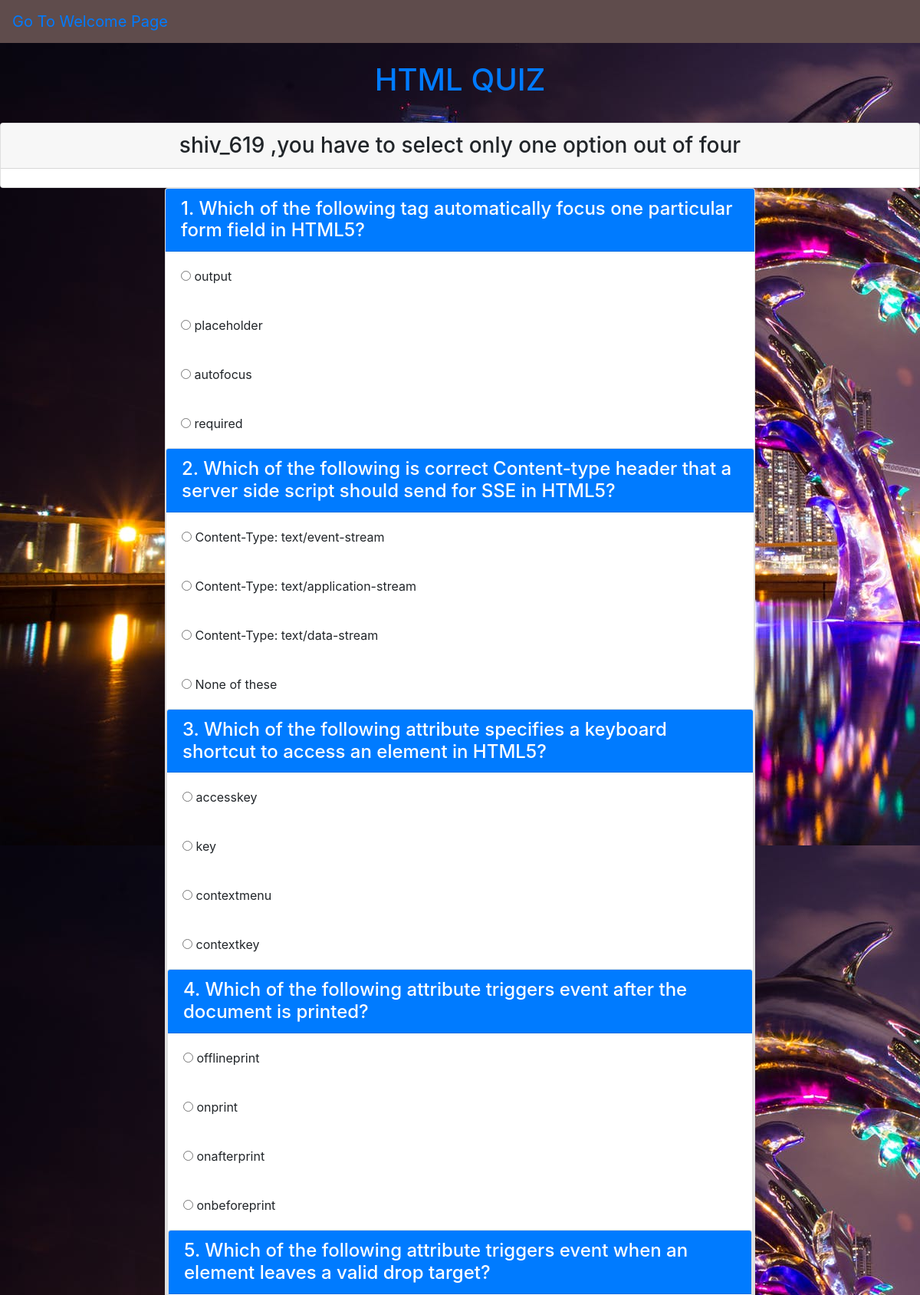
The page /html.php (signed in, upper part) on the database its author committed.
### tables this page shows
CREATE TABLE `user` (
  `username` varchar(20) NOT NULL,
  `user_email` varchar(50) NOT NULL,
  `name` varchar(50) DEFAULT NULL,
  `user_pwd` varchar(20) DEFAULT NULL
);

CREATE TABLE `question` (
  `sub_id` varchar(10) DEFAULT NULL,
  `q_id` varchar(10) NOT NULL,
  `question` varchar(300) DEFAULT NULL,
  `ans_id` varchar(10) DEFAULT NULL
);

CREATE TABLE `answer` (
  `ans_id` varchar(10) DEFAULT NULL,
  `aid` varchar(10) DEFAULT NULL,
  `answer` varchar(300) DEFAULT NULL
);

### session.php (called while the page is built, shortened)
<?php
   include('config.php');
    $user_check = $_SESSION['login_user'];
    $ses_sql = mysqli_query($db,"select username from user where username = '$user_check' ");
    $row = mysqli_fetch_array($ses_sql,MYSQLI_ASSOC);
    $login_session = $row['username'];
?>

### html.php (the view, shortened to what this page needs)
<?php
$con=mysqli_connect('localhost','root');
mysqli_select_db($con,'quizdb');
?>
<?php
   include('session.php');
?>
<!DOCTYPE html>
<html>
<head>
	<link rel="stylesheet" href="bootstrap.css">
</head>
<body>
	<nav class="navbar navbar-inverse navbar-fixed-top">
      <div class="navbar-header">
      	 <a class="navbar-brand navbar-left" href="welcome.php" ><span class="glyphicon glyphicon-flash" aria-hidden="true"></span> Go To Welcome Page</a>
    </div>
 </nav>
<div class="Container">
	<br> <h1 class="text-center text-primary">HTML QUIZ</h1><br>
	<div class='card'>
		<h3 class="text-center card-header "> <?php echo $login_session;?> ,you have to select only one option out of four</h3><br>
	</div>
	<div class="col-lg-8 m-auto d-block">
	<form action="checkhtml.php" method="post">
	<?php
		$q2="SELECT * from question where sub_id='s3'";
		$query2=mysqli_query($con,$q2);
		$total=mysqli_num_rows($query2);
		$total=$total+300;
		for($i=301;$i<=$total;$i++){
		$q="select * from question where  q_id=$i";
		$query=mysqli_query($con,$q);
		while($rows=mysqli_fetch_array($query)){
			?>
			<div class="card">
				<h4 class="card-header bg-primary text-white"><?php echo ($i%300).". " ?><?php echo  $rows['question'];?> </h4>
				<?php
				$q="select * from answer where ans_id=$i";
				$query=mysqli_query($con,$q);
				while($rows=mysqli_fetch_array($query)){
					?>
					<div class="card-body">
						<input type="radio" name="quizcheck[<?php echo $rows['ans_id'];?>]" value="<?php echo $rows['aid'];?>">
						<?php echo $rows['answer'];?>
					</div>
		<?php
	}
}
		}
	?>
</form>
</div>
</div>
</body>
</html>

### html.php (style rules this page uses)
body { background-image:url("h.jpeg"); }
.navbar { background-color: #5f4c4c; }

### rows shown on the page
user: username "shiv_619"
question: question "Which of the following tag automatically focus one particular form field in HTML5?"
answer: answer "output"
answer: answer "placeholder"
answer: answer "autofocus"
answer: answer "required"
question: question "Which of the following is correct Content-type header that a server side script should send for SSE in HTML5?"
answer: answer "Content-Type: text/event-stream"
answer: answer "Content-Type: text/application-stream"
answer: answer "Content-Type: text/data-stream"
answer: answer "None of these"
question: question "Which of the following attribute specifies a keyboard shortcut to access an element in HTML5?"
answer: answer "accesskey"
answer: answer "key"
answer: answer "contextmenu"
answer: answer "contextkey"
question: question "Which of the following attribute triggers event after the document is printed?"
answer: answer "offlineprint"
answer: answer "onprint"
answer: answer "onafterprint"
answer: answer "onbeforeprint"
question: question "Which of the following attribute triggers event when an element leaves a valid drop target?"
